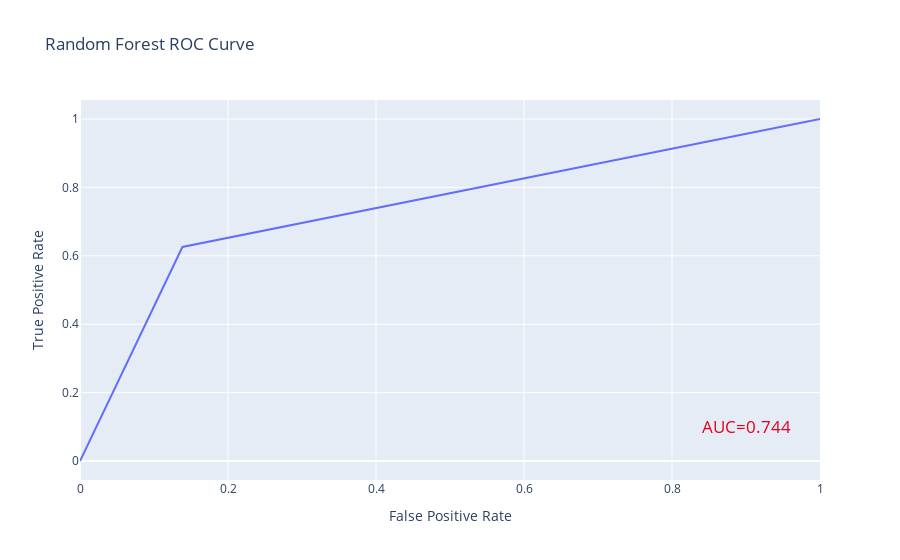

Notebook cell for this chart:
### Code cell
fig = go.Figure()
fig.add_trace(go.Scatter(x=fpr, y=tpr, mode='lines'))
fig.update_layout(title='Random Forest ROC Curve',
                  xaxis_title='False Positive Rate',
                  yaxis_title='True Positive Rate',
                  annotations=[go.layout.Annotation(x=0.90, y=0.1, showarrow=False,
                                                     text=f'AUC={roc_auc:.3f}',
                                                     font=dict(size=17, color='#E3011E'))])
fig.show()

### Figure 1 — Plotly figure (JSON) as saved in the notebook; plotly's stock layout.template omitted (floating-point values rounded to 4 significant figures)
{"data": [{"mode": "lines", "type": "scatter", "x": [0, 0.1384, 1], "y": [0, 0.6258, 1]}], "layout": {"annotations": [{"font": {"color": "#E3011E", "size": 17}, "showarrow": false, "text": "AUC=0.744", "x": 0.9, "y": 0.1}], "title": {"text": "Random Forest ROC Curve"}, "xaxis": {"title": {"text": "False Positive Rate"}}, "yaxis": {"title": {"text": "True Positive Rate"}}}}
